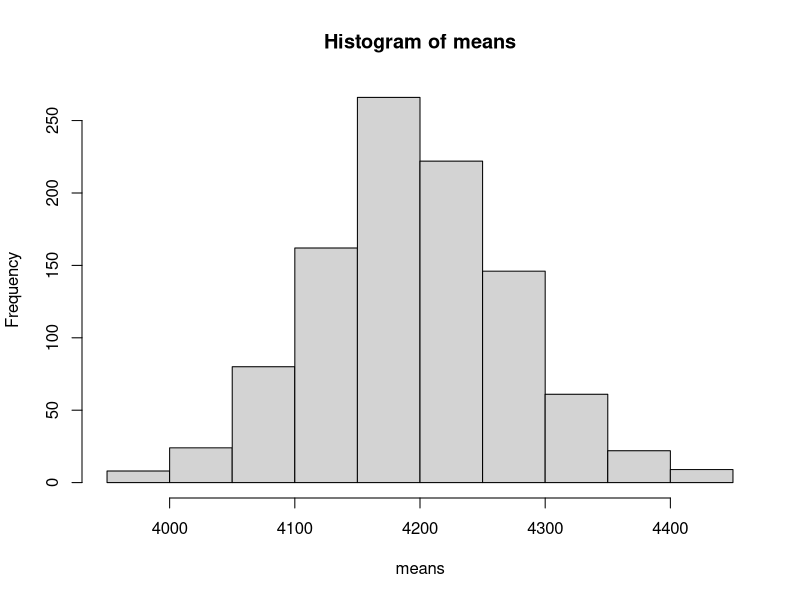
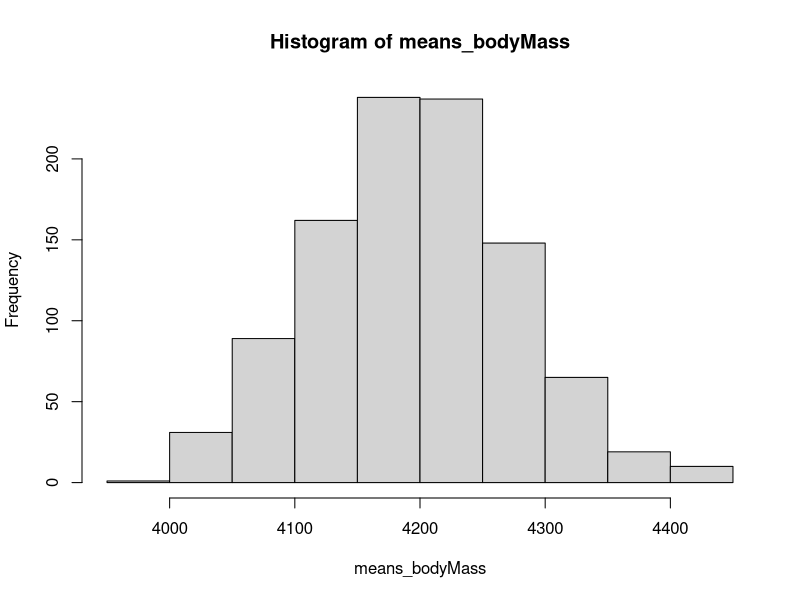
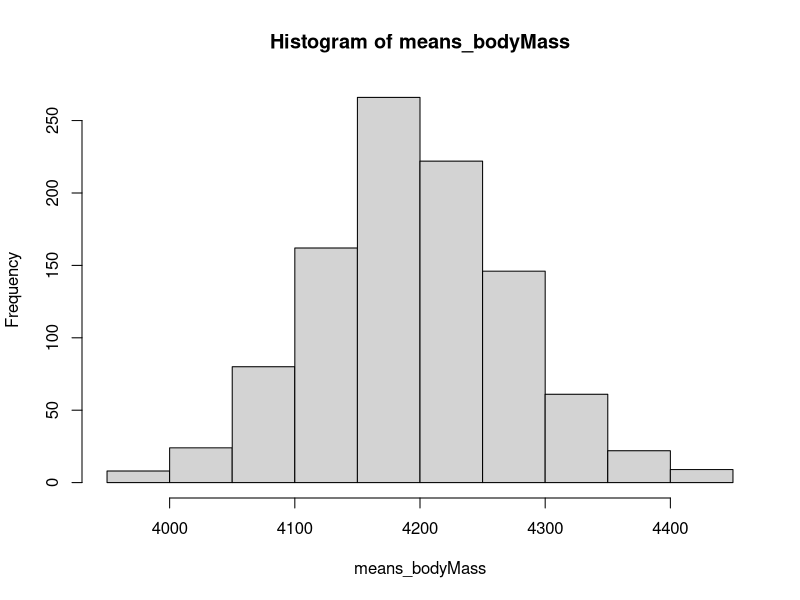
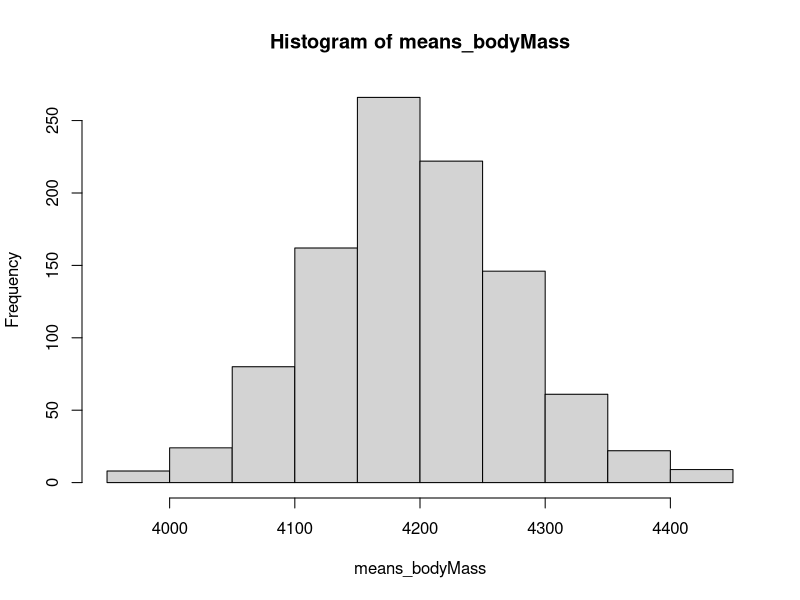
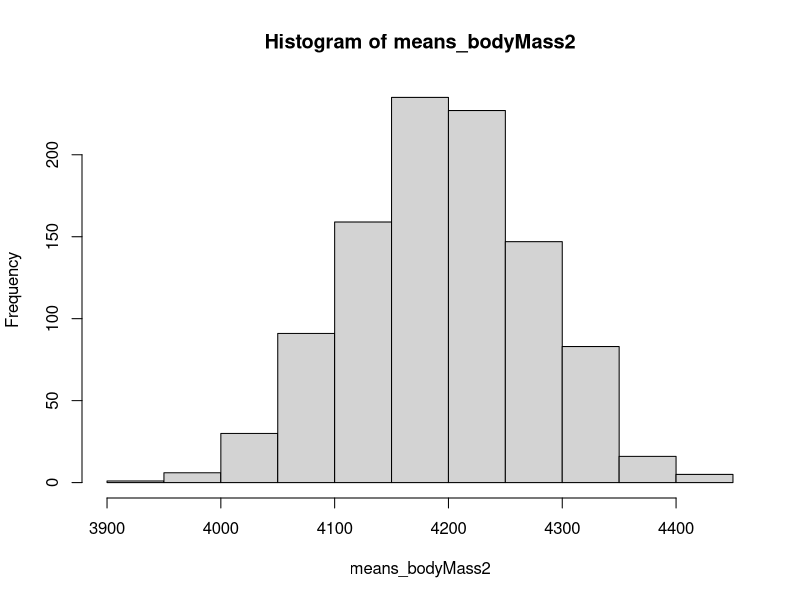
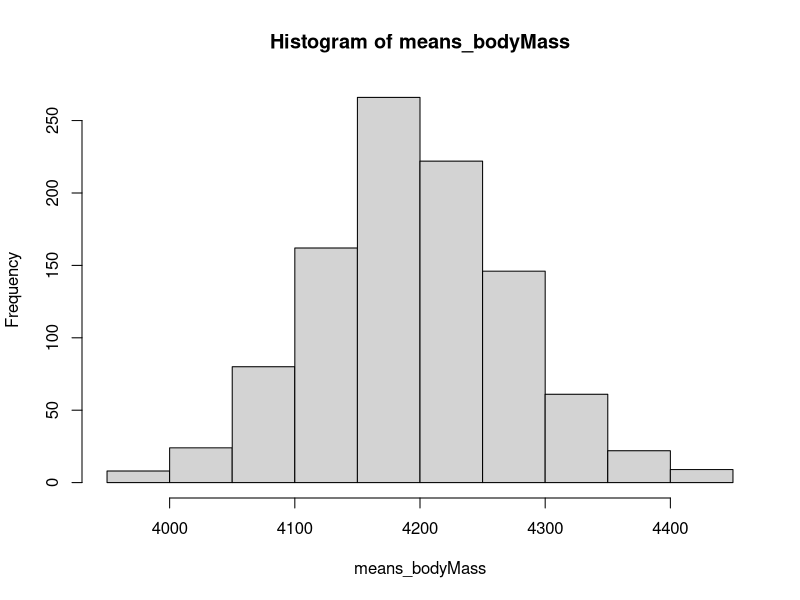
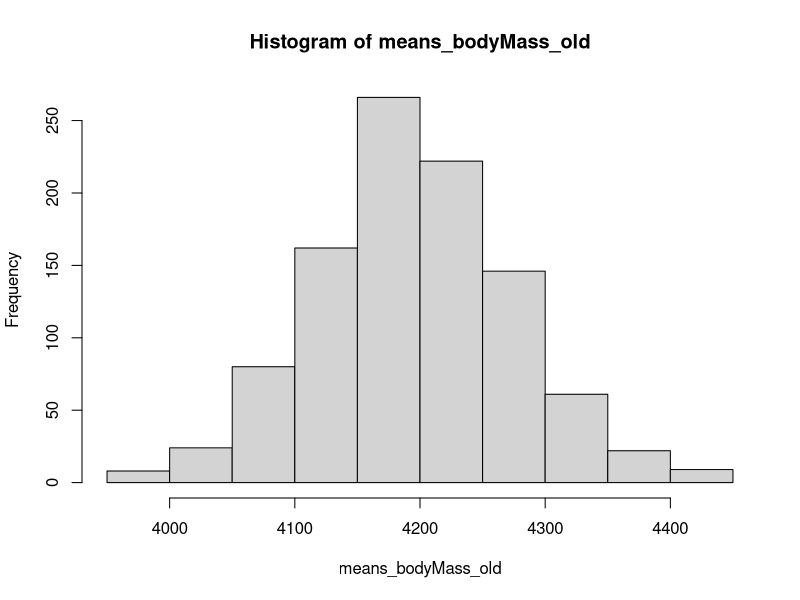
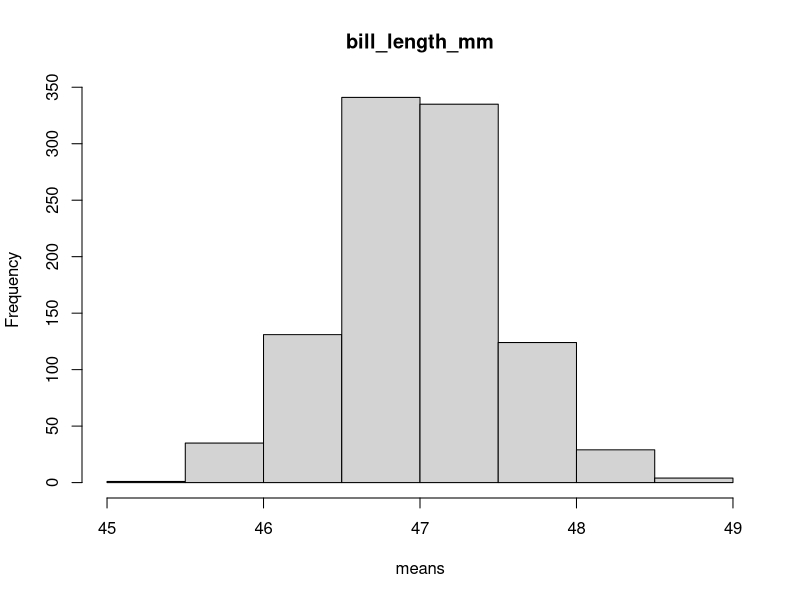

The R script that drew these images, in order:
# Week 10 - Functions
# Elena & Willa
# 11/8/22

#### Load libraries and set options ####
library(tidyverse)
options(stringsAsFactors = FALSE)
penguins <- read.csv("../data/penguins_clean.csv") # (Note: only 2008 sample)

#### Warm up ####

# 1. Are there any times that you have had to copy and paste code in this class?
# What are some possible issues you can think of with repeatedly copy and
# pasting?

# The next two questions are about the code you wrote last week:

## Let's use bootstrapping to estimate how much the mean body mass varies between
## samples of penguins (standard error of the mean - SEM)
## Sample our sample (101) 1000 times!

# Vector to keep track of the sample means
means <- c()
set.seed(1234)
for(i in 1:1000) {
  # 1) Create a resampled data set, sample WITH REPLACEMENT
  p.resampled <- penguins %>%
    slice_sample(n = nrow(penguins), replace = TRUE)
  
  
  # 2) Calculate the mean of body mass and save it
  means[i] <- mean(p.resampled$body_mass_g)
  
}

# Plot our means
hist(means)
sd(means)

# 2. What are at least two things you could change about this code to make it
# more "flexible" (e.g., less hard coded")? Make those changes to the code
# above. Is there anything else you could make more flexible?

# Some examples
# - Set parameters for sample size and for # of samples
# - Set if we want to sample with replacement or not!

# Let's make our sample size and num_samples more flexible!
sample_size <- nrow(penguins)
num_samples <- 1000

# Vector to keep track of the sample means
means <- c()
for(i in 1:num_samples) {
  # 1) Take a sample WITH REPLACEMENT nrows(penguin) times
  p.resampled <- penguins %>%
    slice_sample(n = sample_size, replace = TRUE)
  
  # 2) Calculate the mean body_weight_g of the sample (and save it!)
  means[i] <- mean(p.resampled$body_mass_g)
}



# 3. What are some things you might want to change to use this code with new data?




## End of warm up ##


#### Let's make some functions! ####


# Let's make our sample size and num_samples more flexible!
sample_size <- nrow(penguins)
num_samples <- 1000

# Vector to keep track of the sample means
means <- c()
for(i in 1:num_samples) {
  # 1) Take a sample WITH REPLACEMENT nrows(penguin) times
  p.resampled <- penguins %>%
    slice_sample(n = sample_size, replace = TRUE)

  # 2) Calculate the mean body_weight_g of the sample (and save it!)
  means[i] <- mean(p.resampled$body_mass_g)
}



# Now, let's take this one step even further in making this flexible by making
# it into a function!

bootstrap_bodyMass <- function(sample_size, num_samples) {
  # Vector to keep track of the sample means
  means <- c()
  for(i in 1:num_samples) {
    # 1) Take a sample WITH REPLACEMENT nrows(penguin) times
    p.resampled <- penguins %>%
      slice_sample(n = sample_size, replace = TRUE)
    
    # 2) Calculate the mean body_weight_g of the sample (and save it!)
    means[i] <- mean(p.resampled$body_mass_g)
  }
  
  return(means)
}

means_bodyMass <- bootstrap_bodyMass(sample_size = nrow(penguins), 
                                     num_samples = 1000)
hist(means_bodyMass)



# Let's add some additional functionality to our function.
# Let's make it so we can set a seed that we want it to use so that we (and
# others) can replicate our results.
bootstrap_bodyMass <- function(sample_size, num_samples, seed) {
  set.seed(seed)
  # Vector to keep track of the sample means
  means <- c()
  for(i in 1:num_samples) {
    # 1) Take a sample WITH REPLACEMENT nrows(penguin) times
    p.resampled <- penguins %>%
      slice_sample(n = sample_size, replace = TRUE)
    
    # 2) Calculate the mean body_weight_g of the sample (and save it!)
    means[i] <- mean(p.resampled$body_mass_g)
  }
  
  return(means)
}

means_bodyMass <- bootstrap_bodyMass(sample_size = nrow(penguins), 
                                     num_samples = 1000,
                                     seed = 1234)
hist(means_bodyMass)

# But what if I don't always want to pass it a seed? Right now, if I don't pass
# it a seed, the entire function doesn't work! We've added flexibility, but
# we've also removed some at the same time...

# To solve this problem, we can set a default value for an argument! This allows
# us to make an argument optional, and only if we pass something as an argument
# in the function will it override the default.

# Let's make the default value NA because if we don't specifically set a seed,
# we don't want there to be one, and we will just let R use the default seed. We
# will also need to make some changes to the body of our function to fully
# incorporate the change.

bootstrap_bodyMass <- function(sample_size, num_samples, seed = NA) {
  # If a value is given for seed, set a seed
  # Otherwise, don't set a seed
  if(!is.na(seed)) {
    set.seed(seed)
  }
  
  # Vector to keep track of the sample means
  means <- c()
  for(i in 1:num_samples) {
    # 1) Take a sample WITH REPLACEMENT nrows(penguin) times
    p.resampled <- penguins %>%
      slice_sample(n = sample_size, replace = TRUE)
    
    # 2) Calculate the mean body_weight_g of the sample (and save it!)
    means[i] <- mean(p.resampled$body_mass_g)
  }
  
  return(means)
}

# Check that it still works when I pass it a seed
means_bodyMass <- bootstrap_bodyMass(sample_size = nrow(penguins), 
                                     num_samples = 1000,
                                     seed = 1234)
hist(means_bodyMass)


# Now check that it works when I don't pass a seed
means_bodyMass2 <- bootstrap_bodyMass(sample_size = nrow(penguins), 
                                     num_samples = 1000)
hist(means_bodyMass2)




# What other parts of this function would we want to make more flexible?

# Some answers from class:
# - Change what function it is calculating --> Not mean anymore!
# - Calculate SEM for a different variable
# - Use on a different data set, too!

# We will do the second and third idea!


# Maybe I don't only want to find the bootstrapped error of body_mass_g. Perhaps
# I want the flexibility to find the bootstrapped SEM for any of the variables I
# have!

bootstrap_penguins <- function(variable, sample_size, num_samples, seed = NA) {
  # If a value is given for seed, set a seed
  # Otherwise, don't set a seed
  if(!is.na(seed)) {
    set.seed(seed)
  }
  
  # Vector to keep track of the sample means
  means <- c()
  for(i in 1:num_samples) {
    # 1) Take a sample WITH REPLACEMENT nrows(penguin) times
    p.resampled <- penguins %>%
      slice_sample(n = sample_size, replace = TRUE)
    
    # 2) Calculate the mean body_weight_g of the sample (and save it!)
    means[i] <- mean(p.resampled[, variable])
  }
  
  return(means)
}

means_bodyMass <- bootstrap_penguins(variable = "body_mass_g",
                                     sample_size = nrow(penguins), 
                                     num_samples = 1000,
                                     seed = 1234)

# ^^ should give us the same as what we got before with the _bodyMass function!

means_bodyMass_old <- bootstrap_bodyMass(sample_size = nrow(penguins), 
                                         num_samples = 1000,
                                         seed = 1234)

hist(means_bodyMass)
hist(means_bodyMass_old)

# It does!


# Let's try it with another variable
means <- bootstrap_penguins("bill_length_mm", 100, 1000, 1234)
hist(means, main = "bill_length_mm")

# Does this make sense? Let's check the original data:
mean(penguins$bill_length_mm)
mean(means)

sd(penguins$bill_length_mm) / sqrt(nrow(penguins)) # (formula for SEM)
sd(means)
# ^^ Looks good!



# What if we wanted to calculate SEM with a different data set?
# Load more data
baby <- read.csv("../data/brainwavebabydata.csv")
happiness <- read.csv("../data/world-happiness_2020.csv")



bootstrap_SEM <- function(data, variable, sample_size, num_samples, seed = NA) {
  # If a value is given for seed, set a seed
  # Otherwise, don't set a seed
  if(!is.na(seed)) {
    set.seed(seed)
  }
  
  # Vector to keep track of the sample means
  means <- c()
  for(i in 1:num_samples) {
    # 1) Take a sample WITH REPLACEMENT nrows(penguin) times
    df.resampled <- data %>%
      slice_sample(n = sample_size, replace = TRUE)
    
    # 2) Calculate the mean body_weight_g of the sample (and save it!)
    means[i] <- mean(df.resampled[, variable])
  }
  
  return(means)
}

means_bodyMass <- bootstrap_SEM(penguins, variable = "body_mass_g",
                                sample_size = nrow(penguins), 
                                num_samples = 1000,
                                seed = 1234)

# ^^ should give us the same as what we got before with the _penguins function!

means_bodyMass_old <- bootstrap_penguins(variable = "body_mass_g",
                                         sample_size = nrow(penguins), 
                                         num_samples = 1000,
                                         seed = 1234)

hist(means_bodyMass)
hist(means_bodyMass_old)
# It does!


# Now, try it with another data set and variable. Then we will do some together.



# Examples of what someone could have done:

means_r2 <- bootstrap_SEM(baby, "r2", 20, 1000, 456)
hist(means_r2)

means_ladder <- bootstrap_SEM(happiness, "Ladder_score", nrow(happiness), 10000, 1234)
hist(means_ladder)

# If I were writing this function for my work, I would TEST TEST TEST! We would
# need to make sure that everything is working properly!


# Now that we have a working function, next thing is to DOCUMENT it so that we can easily share it with others!
# The most important things to document about a function are 3-fold:
# 1) What it does
# 2) What its arguments are (both the type and what it is/what purpose it serves)
# 3) What it returns

# Let's do this documentation for our bootstrap_SEM function


bootstrap_SEM <- function(data, variable, sample_size, num_samples, seed = NA) {
  # Estimates the standard error of the mean of a variable through bootstrapping
  # by iteratively sampling the given data frame with replacement.
  
  # Arguments:
  # data - a data frame that will be resampled
  
  # variable - a string with the name of the variable (i.e., column) for which
  # we want to estimate the standard error of the mean
  
  # sample_size - a number indicating the number of rows we want to resample
  # from our original data in each iteration. For bootstrapping, this number is
  # usually the number of rows in the original data (i.e., nrow(data))
  
  # num_samples - a number indicating the number of times that the original data
  # will be resampled (i.e., the number of iterations of the for loop)
  
  # seed - an optional argument indicating the number to be used as the seed for
  # resampling. If not specified, defaults to NA and R will set a seed according
  # to its default procedure
  
  # Returns a vector of the sample means
  
  
  # If a value is given for seed, set a seed
  # Otherwise, don't set a seed
  if(!is.na(seed)) {
    set.seed(seed)
  }
  
  # Vector to keep track of the sample means
  means <- c()
  for(i in 1:num_samples) {
    # 1) Take a sample WITH REPLACEMENT nrows(penguin) times
    df.resampled <- data %>%
      slice_sample(n = sample_size, replace = TRUE)
    
    # 2) Calculate the mean body_weight_g of the sample (and save it!)
    means[i] <- mean(df.resampled[, variable])
  }
  
  return(means)
}


#### Good resources about functions ####
# Basic intro to functions:
# https://swcarpentry.github.io/r-novice-inflammation/02-func-R/

# Intro to roxygen2 for more formally documenting functions that you make:
# https://combine-australia.github.io/r-pkg-dev/documenting-functions.html


#### Functions: Practice questions - Key ####

## load data we will need
happiness <- read.csv('../data/world-happiness_2020_clean.csv')

## 1. Write your own sum function

calc_sum <- function(list){
  # Calculates the sum of a sequence of numbers
  # ARGUMENTS: 
  # list = a vector of type "num" to sum. 
  # RETURNS: 
  # the sum of the list
  sum <- 0 
  for (num in 1:length(list)){
    sum = sum + list[num]
  }
  return(sum)
}

# test our function 
# simple integers
list1 <- c(1, 4, 5) 
test_1 <- calc_sum(list1)

# negative integers
list2 <- c(-1, -4, 0)
test_2 <- calc_sum(list2)

# List of different link and decimals
list3 <- c(1.5, 2.8, 3, 4.77, 5.66)
test_3 <- calc_sum(list3)


## 2&3. Make the following violin plot from the happiness data and again with
## other y variables

plot_data <- function(happiness_metric) {
  # A function to generate a violin plot showing the relationship between ladder_score_cat and continuous happiness measures. 
  # ARUGMENTS: 
  # happiness metric: The name of a variable for the y-axis of type STRING. 
  # RETURNS:
  # plot showing the relationship between ladder score and measure of interest. 
  p <- ggplot(happiness, aes(x = ladder_score_cat, y = get(happiness_metric), 
                             fill = ladder_score_cat )) + 
    geom_violin() + 
    geom_boxplot(width = 0.1) + 
    theme_classic()
  
  return(p)
} 

# Generate plots
# Q2
plot_data("Social_support")

# Q3
plot_data("Healthy_life_expectancy")
plot_data("Logged_GDP_per_capita")
plot_data("Freedom_to_make_life_choices")
plot_data("Generosity")

## 4. Plot continuous data (including additional customizations from Q5)
plot_data_cont <- function(data, x_axis, y_axis,
                           set_xlab = x_axis,
                           set_ylab = y_axis,
                           set_se = TRUE, 
                           set_color = "dark red") {
  # Plot two continuous variables from a dataframe.
  # ARGUMENTS: 
  # data: Name of dataframe as a STRING
  # x_axis: data to map to x_axis as a string
  # y_axis: data to map to y_axis as a string
  # OPTIONS:
  # set x/ylab: Allows the user to set the x and y axis labels. default is column name. 
  # set_se: Allows user to set standard error around regression line. Default is TRUE. 
  # set_color: Allow user to specify color of scatter plot points as a string. Default is red.
  # RETURNS: 
  # Scatter plot of data with a regression line. 
  
  p <- ggplot(get(data), aes(x = get(x_axis), y = get(y_axis))) + 
    # create a scatter plot
    geom_point(color = set_color) + 
    geom_smooth(method = 'lm', se = set_se) + 
    
    # set axis labels
    xlab(set_xlab) + 
    ylab(set_ylab) + 
    
    # set theme
    theme_classic()
  
  return(p)
} 

# test using defaults
plot_data_cont("happiness", "Perceptions_of_corruption", "Generosity")

# test using my own customizations
plot_data_cont("happiness", "Perceptions_of_corruption", "Generosity", 
               set_se=FALSE, 
               set_color = "dark gray")

